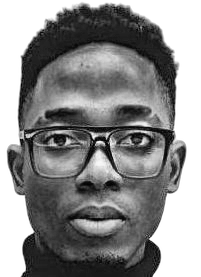
#> input picture source-prepped.png, 201 x 277 px, found by its file name
$ python make_ascii_svg.py
#> lines starting #> are read from the running program, lines starting #| are printed output that depends on the picture
import os
from PIL import Image

# Échelle de densité : du plus clair (espace) au plus sombre (@)
RAMP = " .`:-=+*cs#%@"

def make_ascii_svg(input_path="source-prepped.png", output_path="avi-ascii.svg"):
#> called with input_path = 'source-prepped.png', output_path = 'avi-ascii.svg'
    try:
        img = Image.open(input_path).convert('L')
#> img is the input picture: PIL image 201x277 L; min 1, max 255, mean 140.2
    except FileNotFoundError:
        return

    target_w, target_h = 100, 53
    img = img.resize((target_w, target_h), Image.Resampling.LANCZOS)
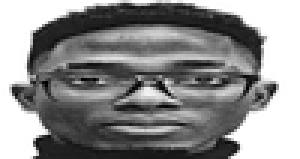
#> img: PIL image 100x53 L (shown 3 times larger); min 0, max 255, mean 140
    pixels = img.load()

    lines = []
    for y in range(target_h):
        line_chars = []
        for x in range(target_w):
            brightness = pixels[x, y]
            ramp_index = int((255 - brightness) / 255 * (len(RAMP) - 1))
            char = RAMP[ramp_index]

            # Échapper les caractères XML
            if char == '<': char = '&lt;'
            elif char == '>': char = '&gt;'
            elif char == '&': char = '&amp;'

            line_chars.append(char)
        lines.append("".join(line_chars))
#> after the loop, lines = 53 items

    svg_w, svg_h = 370, 220
    font_size = 4
    char_height = 4.15

    svg_content = [
        f'<svg width="{svg_w}" height="{svg_h}" xmlns="http://www.w3.org/2000/svg">',
        '  <style>',
        '    .ascii { font-family: "Courier New", monospace; font-size: ' + str(font_size) + 'px; fill: #8b949e; white-space: pre; }',
        '  </style>',
        '  <rect width="100%" height="100%" fill="#0d1117" />',
        '  <g class="ascii">'
    ]

    delay_step = 0.03
    for i, text_line in enumerate(lines):
        y_pos = (i + 1) * char_height
        start_time = i * delay_step

        # Animation ligne par ligne
        clip_path = f"""
        <clipPath id="clip{i}">
            <rect x="0" y="{y_pos - char_height}" width="0" height="{char_height + 2}">
                <animate attributeName="width" from="0" to="{svg_w}" begin="{start_time}s" dur="0.5s" fill="freeze" />
            </rect>
        </clipPath>
        """

        svg_content.append(clip_path)
        svg_content.append(f'    <text x="5" y="{y_pos}" clip-path="url(#clip{i})">{text_line}</text>')
#> this loop made 53 passes
#> (y_pos, start_time) on passes 1 to 12: (4.15, 0), (8.3, 0.03), (12.45, 0.06), (16.6, 0.09), (20.75, 0.12), (24.9, 0.15), (29.05, 0.18), (33.2, 0.21), (37.35, 0.24), (41.5, 0.27), (45.65, 0.3), (49.8, 0.33)
#> after the loop, svg_content = 112 items

    svg_content.append('  </g>')
    svg_content.append('</svg>')

    with open(output_path, "w") as f:
        f.write("\n".join(svg_content))

if __name__ == "__main__":
    make_ascii_svg()

$ run again, with photo.jpg saved as source-prepped.png
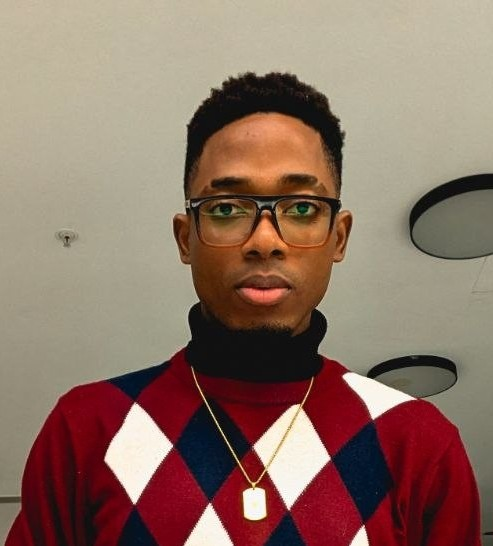
#> input picture photo.jpg, 493 x 546 px, found by its file name
#> in make_ascii_svg, `img = Image.open(input_path).convert('L')`:
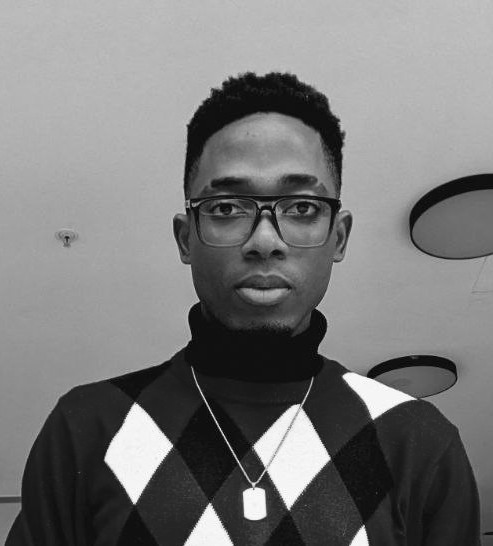
#> img: PIL image 493x546 L; min 0, max 255, mean 121
#> in make_ascii_svg, `img = img.resize((target_w, target_h), Image.Resampling.LANCZOS)`:
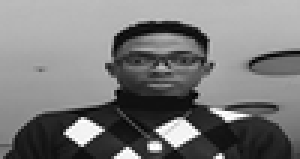
#> img: PIL image 100x53 L (shown 3 times larger); min 0, max 255, mean 121
#> after the loop in make_ascii_svg, `for y in range(target_h):`: lines = 53 items
#> the loop in make_ascii_svg, `for i, text_line in enumerate(lines):` made 53 passes
#> (y_pos, start_time) on passes 1 to 8: (4.15, 0), (8.3, 0.03), (12.45, 0.06), (16.6, 0.09), (20.75, 0.12), (24.9, 0.15), (29.05, 0.18), (33.2, 0.21)
#> after the loop in make_ascii_svg, `for i, text_line in enumerate(lines):`: svg_content = 112 items
